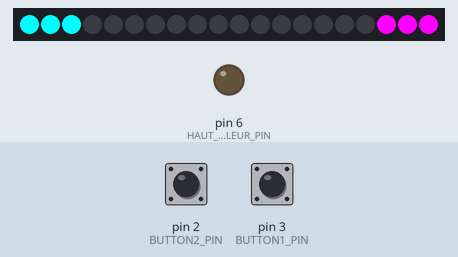
A sketch run on a simulated Arduino Uno, built with avr-gcc and run on an emulated ATmega328P. Parts: 20 RGB LEDs in strip order, left to right, output pins drawn as LEDs (lit = HIGH). Inputs (shaded band) come from the test bench; at power-on: pin 2 (BUTTON2_PIN) HIGH, pin 3 (BUTTON1_PIN) HIGH.

Above: at 1.2 s.
1.3 s: pin 2 (BUTTON2_PIN) pulled LOW for 0.15 s
At 1.35 s:
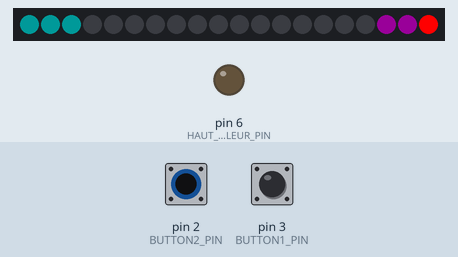
At 1.85 s:
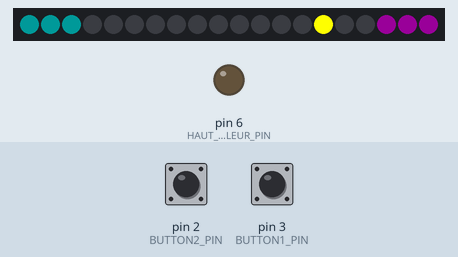
2.0 s: pin 3 (BUTTON1_PIN) pulled LOW for 0.15 s
5.0 s: pin 2 (BUTTON2_PIN) pulled LOW for 1 s
At 23.49 s:
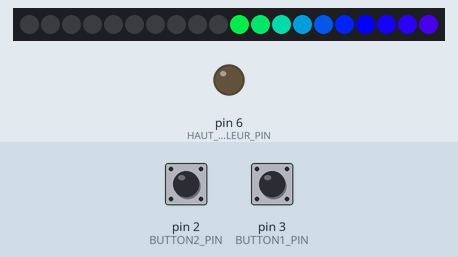

The sketch:

Pong-1D-C-.ino
```cpp
/*
   Code de fonctionnement pour le jeu PONG - Version POO
*/

#include <FastLED.h>

//===========================================
// DÉFINITION DES COULEURS
//===========================================
const CRGB NOIR  = CRGB(0,   0,   0  );
const CRGB BLANC = CRGB(255, 255, 255);
const CRGB ROUGE = CRGB(255, 0,   0  );
const CRGB VERT  = CRGB(0,   255, 0  );
const CRGB BLEU  = CRGB(0,   0,   255);
const CRGB JAUNE = CRGB(255, 255, 0  );
const CRGB ROSE  = CRGB(255, 0,   255);
const CRGB CYAN  = CRGB(0,   255, 255);

//===========================================
// SONS
//===========================================
const int NOTE_DO_1 = 33;

//===========================================
// BRANCHEMENTS ÉLECTRONIQUES
//===========================================
const int LED_PIN = 8;
const int BUTTON1_PIN = 3;
const int BUTTON2_PIN = 2;
const int HAUT_PARLEUR_PIN = 6;

//===========================================
// PARAMETRES GENERAUX DU JEU
//===========================================
const int   NUM_LEDS = 20;
const float SPEED = 0.5;
const float ACCELERATION = 8;
const int   HIT_ZONE = 3;
const int   MAX_SCORE = 3;

const CRGB  PLAYER1_COLOR = CYAN;
const CRGB  PLAYER2_COLOR = ROSE;
const CRGB  BALL_COLOR = BLANC;

static_assert((HIT_ZONE + MAX_SCORE) <= (NUM_LEDS / 2), "Erreur: terrain trop petit pour la configuration choisie");

//===========================================
// ÉNUMÉRATIONS
//===========================================
enum Player {
  PERSONNE,
  PLAYER1,
  PLAYER2
};

enum GameState {
  START,
  GAME
};

//===========================================
// CLASSE LEDMANAGER - Gestion des LEDs
//===========================================
class LedManager {
private:
  CRGB* leds;
  int numLeds;

public:
  LedManager(CRGB* ledArray, int count) : leds(ledArray), numLeds(count) {}

  void ledColor(Player player, int pos, CRGB color) {
    if (player == PLAYER2) {
      leds[numLeds - pos - 1] = color;
    } else {
      leds[pos] = color;
    }
  }

  void setZoneColor(Player player, CRGB color, int start, int count, int dim = 1) {
    for (int i = 0; i < count; ++i) {
      CRGB c = (dim > 1) ? (color / dim) : color;
      ledColor(player, start + i, c);
    }
  }

  void clear() {
    FastLED.clear();
  }

  void show() {
    FastLED.show();
  }

  void clignotement(Player player, CRGB color, int position, int nombreClignotement = 3) {
    for (int i = 0; i < nombreClignotement; i++) {
      delay(500);
      ledColor(player, position, NOIR);
      show();
      delay(500);
      ledColor(player, position, color);
      show();
    }
  }

  void fillRainbow(int startLed, int count, int hue) {
    fill_rainbow(leds + startLed, count, hue, 7);
  }
};

//===========================================
// CLASSE BALL - Gestion de la balle
//===========================================
class Ball {
private:
  float position;
  float speed;
  float baseSpeed;

public:
  Ball(float initialSpeed) : position(1.0f), speed(initialSpeed), baseSpeed(initialSpeed) {}

  float getPosition() const { return position; }
  float getSpeed() const { return speed; }

  void setPosition(float pos) { position = pos; }
  void resetSpeed() { speed = baseSpeed; }

  void accelerate() {
    speed *= 1.0 + ACCELERATION / 100.0;
  }

  void move(Player currentPlayer, float deltaTime) {
    float vitesse = (currentPlayer == PLAYER1) ? -speed : speed;
    position += vitesse * deltaTime * 0.001f;
  }

  int getLedPosition() const {
    int ballLed = int(position * NUM_LEDS);
    return min(ballLed, NUM_LEDS - 1);
  }

  bool isOutOfBounds(Player currentPlayer) const {
    return (currentPlayer == PLAYER1) ? (position < 0.0f) : (position >= 1.0f);
  }

  bool isInHitZone(Player currentPlayer) const {
    int ballLed = getLedPosition();
    if (currentPlayer == PLAYER1) {
      return ballLed < HIT_ZONE;
    } else {
      return ballLed >= NUM_LEDS - HIT_ZONE;
    }
  }
};

//===========================================
// CLASSE JOUEUR - Gestion d'un joueur
//===========================================
class Joueur {
private:
  Player playerId;
  int buttonPin;
  int score;
  CRGB color;

public:
  Joueur(Player id, int pin, CRGB playerColor) :
    playerId(id), buttonPin(pin), score(0), color(playerColor) {
    pinMode(buttonPin, INPUT_PULLUP);
  }

  Player getId() const { return playerId; }
  int getScore() const { return score; }
  CRGB getColor() const { return color; }

  void addPoint() { score++; }
  void resetScore() { score = 0; }

  bool isButtonPressed() const {
    return digitalRead(buttonPin) == LOW;
  }

  bool hasWon() const {
    return score >= MAX_SCORE;
  }
};

//===========================================
// CLASSE PRINCIPALE PONGGAME
//===========================================
class PongGame {
private:
  LedManager ledManager;
  Ball ball;
  Joueur player1;
  Joueur player2;

  GameState gameState;
  Player currentPlayer;
  Player lastWinner;

  unsigned long lastMillis;
  unsigned long gameBegin;
  unsigned int counter;

public:
  PongGame(CRGB* leds) :
    ledManager(leds, NUM_LEDS),
    ball(SPEED),
    player1(PLAYER1, BUTTON1_PIN, PLAYER1_COLOR),
    player2(PLAYER2, BUTTON2_PIN, PLAYER2_COLOR),
    gameState(START),
    currentPlayer(PLAYER1),
    lastWinner(PERSONNE),
    lastMillis(0),
    gameBegin(0),
    counter(0) {

    // Initialisation du haut parleur
    pinMode(HAUT_PARLEUR_PIN, OUTPUT);
  }

  void initialize() {
    // Initialisation de FastLED avec le tableau de LEDs global
    extern CRGB leds[NUM_LEDS];
    FastLED.addLeds<WS2812B, LED_PIN, GRB>(leds, NUM_LEDS);

    ledManager.clear();
    ledManager.setZoneColor(PLAYER1, player1.getColor(), 0, HIT_ZONE);
    ledManager.setZoneColor(PLAYER2, player2.getColor(), 0, HIT_ZONE);
    ledManager.show();
  }

  void playHitSound() {
    tone(HAUT_PARLEUR_PIN, NOTE_DO_1, 300);
  }

  bool isAnyButtonPressed() const {
    return player1.isButtonPressed() || player2.isButtonPressed();
  }

  Joueur* getCurrentJoueur() {
    return (currentPlayer == PLAYER1) ? &player1 : &player2;
  }

  Joueur* getOpponent(Player player) {
    return (player == PLAYER1) ? &player2 : &player1;
  }

  void showScore() {
    ledManager.clear();

    // Affichage des scores
    ledManager.setZoneColor(PLAYER1, player1.getColor(), NUM_LEDS / 2 - player1.getScore(), player1.getScore());
    ledManager.setZoneColor(PLAYER2, player2.getColor(), NUM_LEDS / 2 - player2.getScore(), player2.getScore());

    ledManager.show();

    // Clignotement du dernier gagnant
    if (lastWinner == PLAYER1) {
      ledManager.clignotement(PLAYER1, player1.getColor(), NUM_LEDS / 2 - player1.getScore());
    } else if (lastWinner == PLAYER2) {
      ledManager.clignotement(PLAYER2, player2.getColor(), NUM_LEDS / 2 - player2.getScore());
    }

    // Vérifier fin de partie
    if (player1.hasWon() || player2.hasWon()) {
      gameState = START;
      player1.resetScore();
      player2.resetScore();
      ball.resetSpeed();
      ledManager.clear();
    } else {
      gameState = GAME;
      ball.resetSpeed();
    }
  }

  bool handlePlayerTurn(Joueur* joueur, unsigned long currentMillis) {
    if (joueur->isButtonPressed() && currentMillis - gameBegin > 500) {

      if (!ball.isInHitZone(joueur->getId())) {
        // Point pour l'adversaire
        Joueur* opponent = getOpponent(joueur->getId());
        opponent->addPoint();
        lastWinner = opponent->getId();
        ball.setPosition((joueur->getId() == PLAYER1) ? 0.0f : 1.0f);
        showScore();
        currentPlayer = opponent->getId();
        lastMillis = millis();
        return true; // Point marqué
      } else {
        // Tir réussi
        ball.accelerate();
        currentPlayer = (joueur->getId() == PLAYER1) ? PLAYER2 : PLAYER1;
        playHitSound();
      }
      return false;
    }

    // Faire avancer la balle
    ball.move(joueur->getId(), currentMillis - lastMillis);

    // Vérifier si la balle sort
    if (ball.isOutOfBounds(joueur->getId())) {
      Joueur* opponent = getOpponent(joueur->getId());
      opponent->addPoint();
      lastWinner = opponent->getId();
      ball.setPosition((joueur->getId() == PLAYER1) ? 0.0f : 1.0f);
      showScore();
      currentPlayer = opponent->getId();
      lastMillis = millis();
      return true; // Point marqué
    }

    return false;
  }

  void renderGame() {
    ledManager.clear();

    // Zones de tir faibles
    ledManager.setZoneColor(PLAYER1, player1.getColor(), 0, HIT_ZONE, 10);
    ledManager.setZoneColor(PLAYER2, player2.getColor(), 0, HIT_ZONE, 10);

    // Scores faibles
    ledManager.setZoneColor(PLAYER1, player1.getColor(), NUM_LEDS / 2 - player1.getScore(), player1.getScore(), 15);
    ledManager.setZoneColor(PLAYER2, player2.getColor(), NUM_LEDS / 2 - player2.getScore(), player2.getScore(), 15);

    // Balle avec couleur selon position
    int ballLed = ball.getLedPosition();
    CRGB ballColor;

    if (ballLed < HIT_ZONE || ballLed >= NUM_LEDS - HIT_ZONE) {
      ballColor = ROUGE;
    } else if (ballLed < 2 * HIT_ZONE || ballLed >= NUM_LEDS - 2 * HIT_ZONE) {
      ballColor = JAUNE;
    } else {
      ballColor = BALL_COLOR;
    }

    ledManager.ledColor(PERSONNE, ballLed, ballColor);
    ledManager.show();
  }

  void update() {
    switch (gameState) {
      case START:
        // Arc-en-ciel pour le gagnant
        if (lastWinner == PLAYER1) {
          ledManager.fillRainbow(0, NUM_LEDS / 2, counter++);
        } else if (lastWinner == PLAYER2) {
          ledManager.fillRainbow(NUM_LEDS / 2, NUM_LEDS / 2, counter++);
        }
        ledManager.show();

        // Démarrage du jeu
        if (isAnyButtonPressed()) {
          gameState = GAME;
          lastMillis = millis();
          gameBegin = millis();
        }
        break;

      case GAME:
        unsigned long currentMillis = millis();

        // Gestion du tour du joueur actuel
        Joueur* joueurActuel = getCurrentJoueur();
        bool pointMarque = handlePlayerTurn(joueurActuel, currentMillis);

        // Affichage seulement si pas de point marqué
        if (!pointMarque) {
          renderGame();
          lastMillis = currentMillis;
        }
        break;
    }
  }
};

//===========================================
// VARIABLES GLOBALES
//===========================================
CRGB leds[NUM_LEDS];
PongGame* game;

//===========================================
// FONCTIONS PRINCIPALES
//===========================================
void setup() {
  Serial.begin(115200);
  game = new PongGame(leds);
  game->initialize();
}

void loop() {
  game->update();
}
```

Measured:
- after the input at 1.3 s, the LEDs: change at once (image 1)
